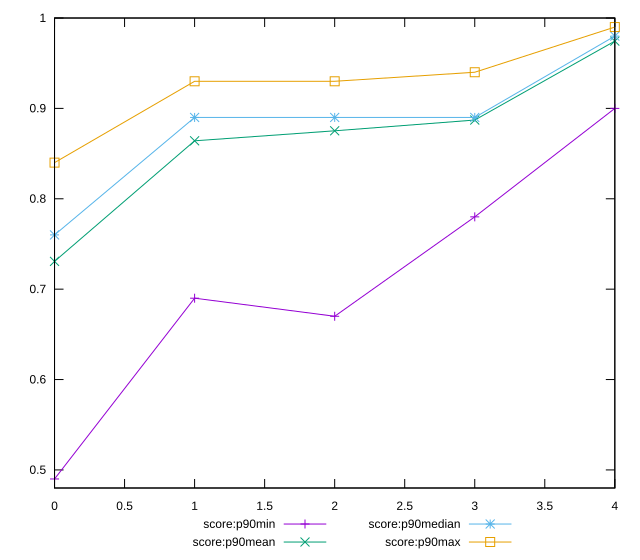

This figure's gnuplot source:
reset

$scoreP90Min <<EOF
0 0.49
1 0.69
2 0.67
3 0.78
4 0.9
EOF

$scoreP90Mean <<EOF
0 0.7307446808510641
1 0.8641489361702124
2 0.8752127659574472
3 0.8871276595744683
4 0.9744680851063829
EOF

$scoreP90Median <<EOF
0 0.76
1 0.89
2 0.89
3 0.89
4 0.98
EOF

$scoreP90Max <<EOF
0 0.84
1 0.93
2 0.93
3 0.94
4 0.99
EOF

set key outside below
set xrange [0:4]
set yrange [0.48:1]
set trange [0.48:1]
set terminal svg size 640, 560 enhanced background rgb 'white'
set output "report_00015_2021-02-09T16-11-33.973Z/first-meaningful-paint/progression/score.svg"

plot $scoreP90Min title "score:p90min" with linespoints, \
     $scoreP90Mean title "score:p90mean" with linespoints, \
     $scoreP90Median title "score:p90median" with linespoints, \
     $scoreP90Max title "score:p90max" with linespoints

reset
